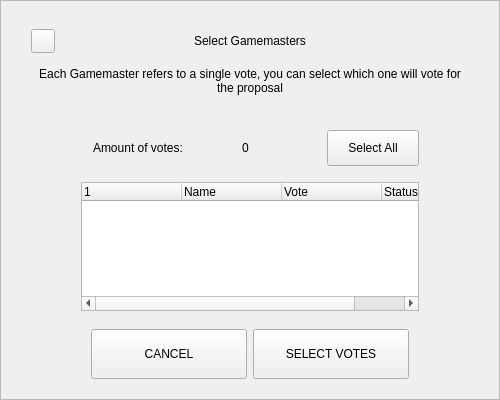
<?xml version="1.0" encoding="UTF-8"?>
<ui version="4.0">
 <class>MnSelectionDialog</class>
 <widget class="QWidget" name="MnSelectionDialog">
  <property name="geometry">
   <rect>
    <x>0</x>
    <y>0</y>
    <width>500</width>
    <height>400</height>
   </rect>
  </property>
  <property name="windowTitle">
   <string notr="true">N/A</string>
  </property>
  <layout class="QVBoxLayout" name="verticalLayout_3">
   <property name="spacing">
    <number>0</number>
   </property>
   <property name="leftMargin">
    <number>0</number>
   </property>
   <property name="topMargin">
    <number>0</number>
   </property>
   <property name="rightMargin">
    <number>0</number>
   </property>
   <property name="bottomMargin">
    <number>0</number>
   </property>
   <item>
    <widget class="QFrame" name="frame">
     <property name="styleSheet">
      <string notr="true"/>
     </property>
     <property name="frameShape">
      <enum>QFrame::StyledPanel</enum>
     </property>
     <property name="frameShadow">
      <enum>QFrame::Raised</enum>
     </property>
     <layout class="QVBoxLayout" name="verticalLayout_2">
      <property name="spacing">
       <number>6</number>
      </property>
      <property name="leftMargin">
       <number>30</number>
      </property>
      <property name="topMargin">
       <number>20</number>
      </property>
      <property name="rightMargin">
       <number>30</number>
      </property>
      <property name="bottomMargin">
       <number>20</number>
      </property>
      <item>
       <layout class="QHBoxLayout" name="horizontalLayout_3">
        <property name="spacing">
         <number>0</number>
        </property>
        <item>
         <widget class="QPushButton" name="btnEsc">
          <property name="minimumSize">
           <size>
            <width>24</width>
            <height>24</height>
           </size>
          </property>
          <property name="maximumSize">
           <size>
            <width>24</width>
            <height>24</height>
           </size>
          </property>
          <property name="focusPolicy">
           <enum>Qt::NoFocus</enum>
          </property>
          <property name="text">
           <string/>
          </property>
         </widget>
        </item>
        <item>
         <spacer name="horizontalSpacer_2">
          <property name="orientation">
           <enum>Qt::Horizontal</enum>
          </property>
          <property name="sizeHint" stdset="0">
           <size>
            <width>40</width>
            <height>20</height>
           </size>
          </property>
         </spacer>
        </item>
        <item>
         <widget class="QLabel" name="labelTitle">
          <property name="minimumSize">
           <size>
            <width>0</width>
            <height>40</height>
           </size>
          </property>
          <property name="maximumSize">
           <size>
            <width>16777215</width>
            <height>40</height>
           </size>
          </property>
          <property name="styleSheet">
           <string notr="true">padding-right:24px;</string>
          </property>
          <property name="text">
           <string>Select Gamemasters</string>
          </property>
          <property name="alignment">
           <set>Qt::AlignCenter</set>
          </property>
          <property name="margin">
           <number>7</number>
          </property>
         </widget>
        </item>
        <item>
         <spacer name="horizontalSpacer">
          <property name="orientation">
           <enum>Qt::Horizontal</enum>
          </property>
          <property name="sizeHint" stdset="0">
           <size>
            <width>40</width>
            <height>20</height>
           </size>
          </property>
         </spacer>
        </item>
       </layout>
      </item>
      <item>
       <widget class="QLabel" name="labelMessage">
        <property name="text">
         <string>Each Gamemaster refers to a single vote, you can select which one will vote for the proposal</string>
        </property>
        <property name="alignment">
         <set>Qt::AlignCenter</set>
        </property>
        <property name="wordWrap">
         <bool>true</bool>
        </property>
       </widget>
      </item>
      <item>
       <spacer name="verticalSpacer">
        <property name="orientation">
         <enum>Qt::Vertical</enum>
        </property>
        <property name="sizeType">
         <enum>QSizePolicy::Fixed</enum>
        </property>
        <property name="sizeHint" stdset="0">
         <size>
          <width>20</width>
          <height>20</height>
         </size>
        </property>
       </spacer>
      </item>
      <item>
       <widget class="QWidget" name="widget" native="true">
        <property name="minimumSize">
         <size>
          <width>0</width>
          <height>55</height>
         </size>
        </property>
        <layout class="QVBoxLayout" name="verticalLayout">
         <property name="spacing">
          <number>0</number>
         </property>
         <property name="leftMargin">
          <number>50</number>
         </property>
         <property name="topMargin">
          <number>0</number>
         </property>
         <property name="rightMargin">
          <number>50</number>
         </property>
         <property name="bottomMargin">
          <number>0</number>
         </property>
         <item>
          <widget class="QWidget" name="containerTop" native="true">
           <layout class="QHBoxLayout" name="horizontalLayout_2">
            <property name="spacing">
             <number>3</number>
            </property>
            <property name="leftMargin">
             <number>0</number>
            </property>
            <property name="topMargin">
             <number>0</number>
            </property>
            <property name="rightMargin">
             <number>0</number>
            </property>
            <property name="bottomMargin">
             <number>0</number>
            </property>
            <item>
             <widget class="QWidget" name="containerAmountOfVotes" native="true">
              <property name="minimumSize">
               <size>
                <width>180</width>
                <height>36</height>
               </size>
              </property>
              <property name="maximumSize">
               <size>
                <width>16777215</width>
                <height>36</height>
               </size>
              </property>
              <layout class="QHBoxLayout" name="horizontalLayout_4" stretch="1,0">
               <property name="spacing">
                <number>4</number>
               </property>
               <property name="leftMargin">
                <number>12</number>
               </property>
               <property name="topMargin">
                <number>4</number>
               </property>
               <property name="rightMargin">
                <number>12</number>
               </property>
               <property name="bottomMargin">
                <number>4</number>
               </property>
               <item>
                <widget class="QLabel" name="labelAmountOfVotesText">
                 <property name="minimumSize">
                  <size>
                   <width>140</width>
                   <height>0</height>
                  </size>
                 </property>
                 <property name="maximumSize">
                  <size>
                   <width>16777215</width>
                   <height>16777215</height>
                  </size>
                 </property>
                 <property name="text">
                  <string>Amount of votes:</string>
                 </property>
                </widget>
               </item>
               <item>
                <widget class="QLabel" name="labelAmountOfVotes">
                 <property name="text">
                  <string notr="true">0</string>
                 </property>
                </widget>
               </item>
              </layout>
             </widget>
            </item>
            <item>
             <spacer name="horizontalSpacer_3">
              <property name="orientation">
               <enum>Qt::Horizontal</enum>
              </property>
              <property name="sizeHint" stdset="0">
               <size>
                <width>211</width>
                <height>20</height>
               </size>
              </property>
             </spacer>
            </item>
            <item>
             <widget class="QPushButton" name="btnSelectAll">
              <property name="minimumSize">
               <size>
                <width>92</width>
                <height>36</height>
               </size>
              </property>
              <property name="maximumSize">
               <size>
                <width>16777215</width>
                <height>36</height>
               </size>
              </property>
              <property name="focusPolicy">
               <enum>Qt::NoFocus</enum>
              </property>
              <property name="text">
               <string>Select All</string>
              </property>
              <property name="checkable">
               <bool>true</bool>
              </property>
              <property name="checked">
               <bool>false</bool>
              </property>
             </widget>
            </item>
           </layout>
          </widget>
         </item>
        </layout>
       </widget>
      </item>
      <item>
       <layout class="QHBoxLayout" name="horizontalLayout_6">
        <property name="leftMargin">
         <number>50</number>
        </property>
        <property name="rightMargin">
         <number>50</number>
        </property>
        <item>
         <widget class="QTreeWidget" name="treeWidget">
          <property name="focusPolicy">
           <enum>Qt::NoFocus</enum>
          </property>
          <property name="styleSheet">
           <string notr="true">outline: 0;</string>
          </property>
          <column>
           <property name="text">
            <string/>
           </property>
          </column>
          <column>
           <property name="text">
            <string>Name</string>
           </property>
          </column>
          <column>
           <property name="text">
            <string>Vote</string>
           </property>
          </column>
          <column>
           <property name="text">
            <string>Status</string>
           </property>
          </column>
         </widget>
        </item>
       </layout>
      </item>
      <item>
       <spacer name="verticalSpacer_3">
        <property name="orientation">
         <enum>Qt::Vertical</enum>
        </property>
        <property name="sizeType">
         <enum>QSizePolicy::Fixed</enum>
        </property>
        <property name="sizeHint" stdset="0">
         <size>
          <width>20</width>
          <height>12</height>
         </size>
        </property>
       </spacer>
      </item>
      <item>
       <layout class="QHBoxLayout" name="horizontalLayout" stretch="2,2">
        <property name="leftMargin">
         <number>60</number>
        </property>
        <property name="rightMargin">
         <number>60</number>
        </property>
        <item>
         <widget class="QPushButton" name="btnCancel">
          <property name="minimumSize">
           <size>
            <width>0</width>
            <height>50</height>
           </size>
          </property>
          <property name="focusPolicy">
           <enum>Qt::NoFocus</enum>
          </property>
          <property name="text">
           <string>CANCEL</string>
          </property>
         </widget>
        </item>
        <item>
         <widget class="QPushButton" name="btnSave">
          <property name="minimumSize">
           <size>
            <width>0</width>
            <height>50</height>
           </size>
          </property>
          <property name="focusPolicy">
           <enum>Qt::NoFocus</enum>
          </property>
          <property name="text">
           <string>SELECT VOTES</string>
          </property>
         </widget>
        </item>
       </layout>
      </item>
     </layout>
    </widget>
   </item>
  </layout>
 </widget>
 <resources/>
 <connections/>
</ui>
